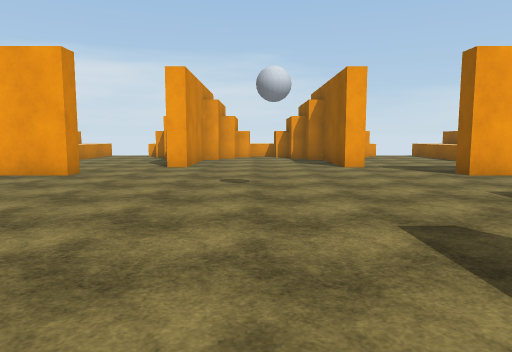
View 1 (above)

12 first-person views from a walk through a 3-D level made in the Unity game engine. The camera is 1.5 m above the floor, tilts 6° down and sees 70° across. The floor is counted in squares, 2 m on a side. Each view is taken from the middle of a square. On the plan, view 1 faces up. The plan holds only what a view shows up to about 11 squares ahead; the rest is blank. The player character is not drawn. Surface patterns are stand-ins for the level's own textures.

View 2
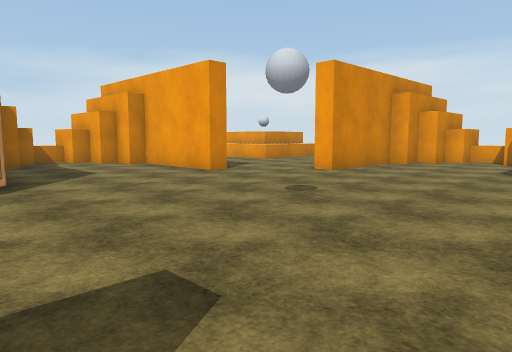

View 3
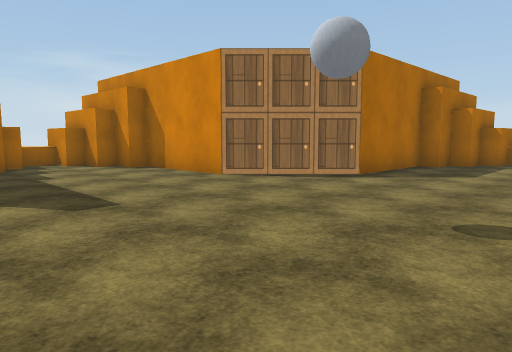

View 4
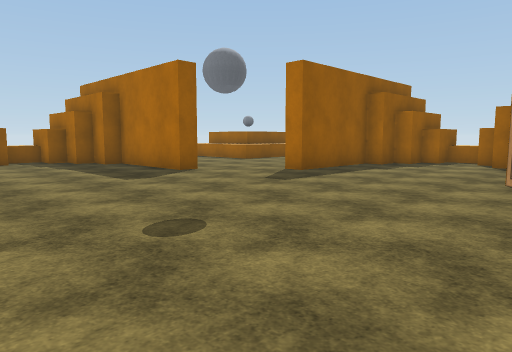

View 5
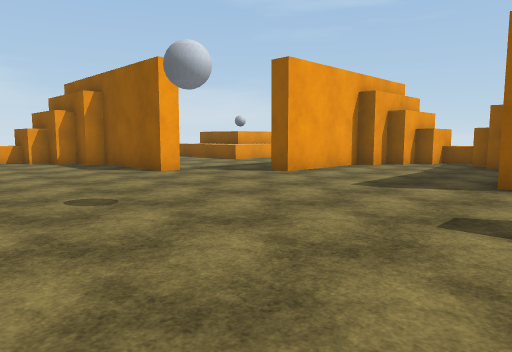

View 6
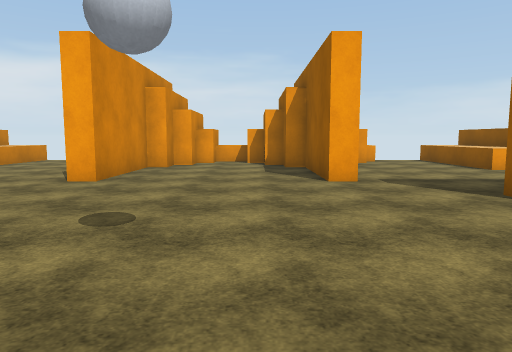

View 7
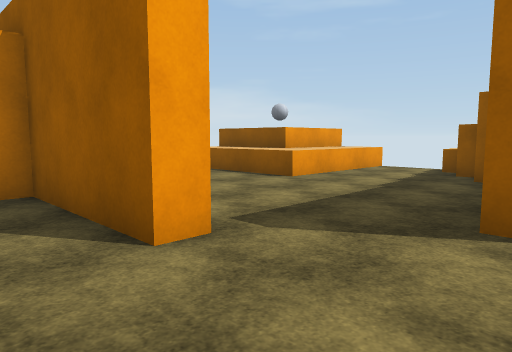

View 8
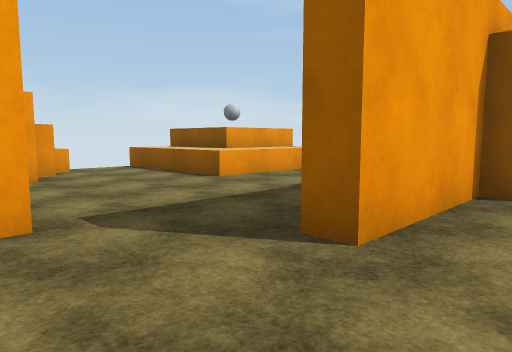

View 9
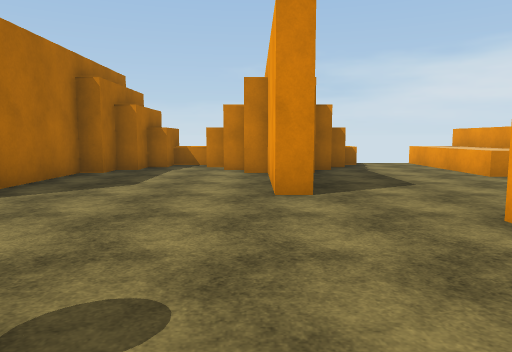

View 10
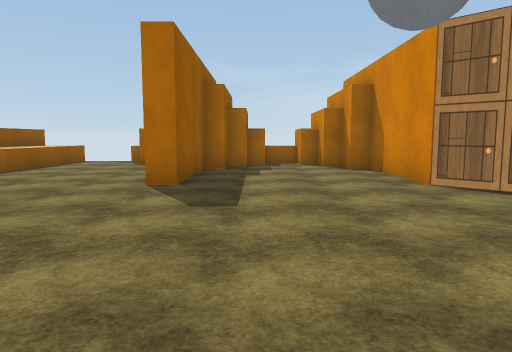

View 11
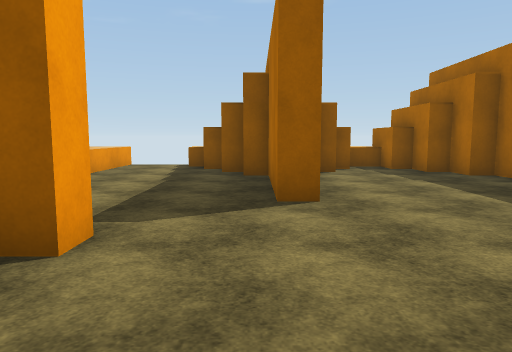

View 12
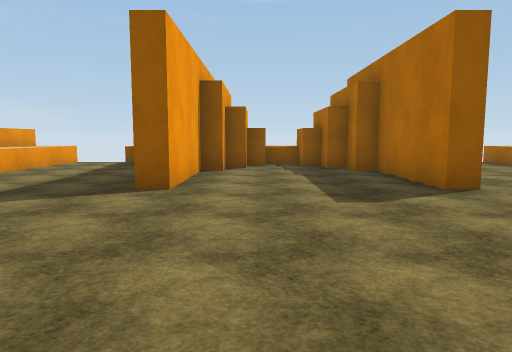

### Floor plan
Key: @ floor where view 1 was taken; # wall or solid block; . floor; ^ raised ledge; B block; O other object.
Columns run from 10 left of view 1 to 10 right of it. Each row starts with its distance up from view 1.
 15           BB  B..^#
 14     ^.   B.B  B..^#
 13 ###^^.. ##..# ...^###
 12 ^^^^^.. #...#....^^^^
 11  .......#...#........
 10 B.......#...#........
  9 BB.................BB
  8   #####........####
  7   ##..............#
  6 BB.................BB
  5 BB..................B
  4 BBB...............BB
  3    ####........###
  2       ##.........
  1        ##...#.....
  0         #.@.#.......
 -1         #...#....^ ^^
 -2         #...# ...^
 -3          B..# ...^#
 -4          BBB  B..^#
 -5          BBB  BO

Positions as (right, up) in squares from view 1, and headings:
1: (0, 0), facing up
2: (3, 2), facing up-left
3: (3, 7), facing down-left
4: (-3, 8), facing down-right
5: (-2, 2), facing up-right
6: (1, 3), facing up
7: (1, 7), facing up-right
8: (2, 6), facing up-right
9: (1, 7), facing left
10: (1, 7), facing down
11: (0, 8), facing right
12: (-1, 6), facing right
